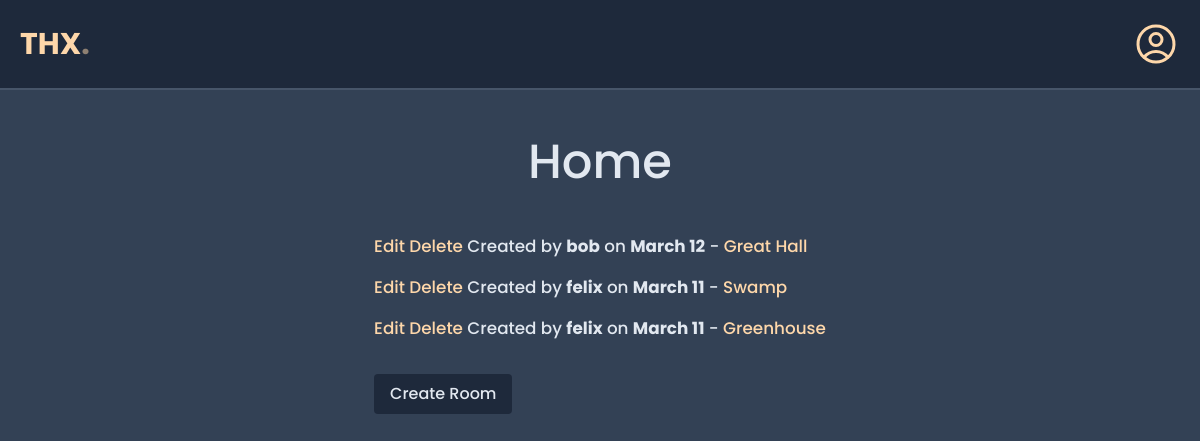
The app's page /, older data.
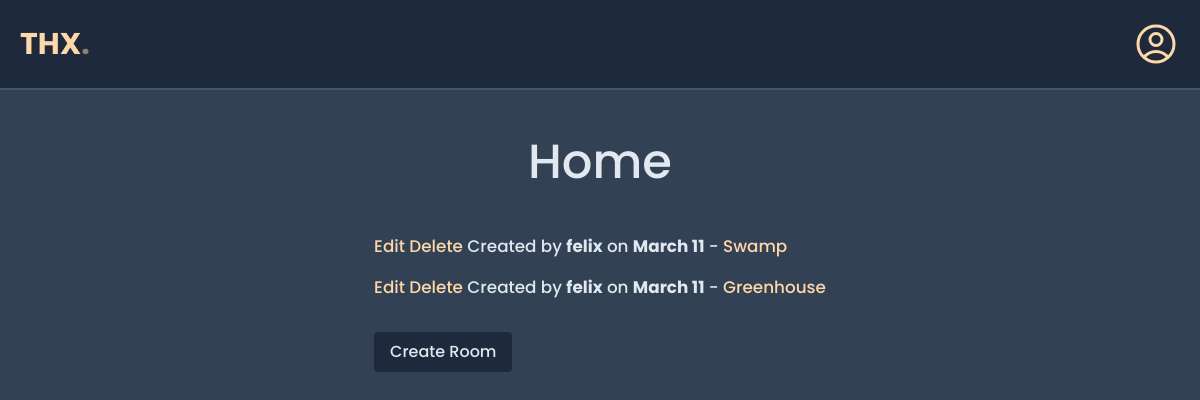
The same page, newer data.
### base/models.py (models this page shows, shortened)
class Room(models.Model):
    host = models.ForeignKey(User, on_delete=models.SET_NULL, null=True)
    name = models.CharField(max_length=100)
    description = models.TextField(null=True, blank=True)
    updated = models.DateTimeField(auto_now=True)
    created = models.DateTimeField(auto_now_add=True)
    class Meta:
        ordering = ["-created"]

### base/views.py (the view)
# urls.py: path("", views.home, name="home"),
def home(request):
    rooms = Room.objects.all()
    context = {"rooms": rooms, "title": "Home"}
    return render(request, "base/home.html", context)

### base/templates/base/home.html
{% extends "main.html" %} {% block content %}
<h1 class="text-5xl pb-12">Home</h1>
<div>
  {% for room in rooms %}
  <p class="pb-4">
    <a href="{% url 'edit' room.id %}" class="text-orange-200">Edit</a>
    <a href="{% url 'delete' room.id %}" class="text-orange-200">Delete</a>
    <span
      >Created by <strong>{{room.host.username}}</strong> on
      <strong>{{room.created|date:"F d"}}</strong> -
    </span>
    <a href="{% url 'room' room.id %}" class="text-orange-200">{{room.name}}</a>
  </p>
  {% endfor %}
  <button
    class="bg-slate-800 hover:text-orange-200 font-bold py-2 px-4 mt-4 rounded"
  >
    <a href="{% url 'create' %}">Create Room</a>
  </button>
</div>
{% endblock %}

Row changes from the older to the newer data that the page shows:
removed Room: host.username "bob", created "March 12", name "Great Hall"
